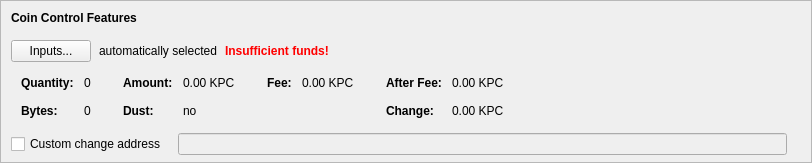
      <widget class="QFrame" name="frameCoinControl">
       <property name="sizePolicy">
        <sizepolicy hsizetype="Expanding" vsizetype="Fixed">
         <horstretch>0</horstretch>
         <verstretch>0</verstretch>
        </sizepolicy>
       </property>
       <property name="maximumSize">
        <size>
         <width>16777215</width>
         <height>16777215</height>
        </size>
       </property>
       <property name="frameShape">
        <enum>QFrame::StyledPanel</enum>
       </property>
       <property name="frameShadow">
        <enum>QFrame::Sunken</enum>
       </property>
       <layout class="QVBoxLayout" name="verticalLayoutCoinControl2">
        <property name="spacing">
         <number>0</number>
        </property>
        <property name="leftMargin">
         <number>0</number>
        </property>
        <property name="topMargin">
         <number>0</number>
        </property>
        <property name="rightMargin">
         <number>0</number>
        </property>
        <property name="bottomMargin">
         <number>6</number>
        </property>
        <item>
         <layout class="QVBoxLayout" name="verticalLayoutCoinControl" stretch="0,0,0,0,0">
          <property name="spacing">
           <number>0</number>
          </property>
          <property name="leftMargin">
           <number>10</number>
          </property>
          <property name="topMargin">
           <number>10</number>
          </property>
          <item>
           <layout class="QHBoxLayout" name="horizontalLayoutCoinControl1">
            <property name="bottomMargin">
             <number>15</number>
            </property>
            <item>
             <widget class="QLabel" name="labelCoinControlFeatures">
              <property name="sizePolicy">
               <sizepolicy hsizetype="Preferred" vsizetype="Maximum">
                <horstretch>0</horstretch>
                <verstretch>0</verstretch>
               </sizepolicy>
              </property>
              <property name="font">
               <font>
                <weight>75</weight>
                <bold>true</bold>
               </font>
              </property>
              <property name="styleSheet">
               <string notr="true">font-weight:bold;</string>
              </property>
              <property name="text">
               <string>Coin Control Features</string>
              </property>
             </widget>
            </item>
           </layout>
          </item>
          <item>
           <layout class="QHBoxLayout" name="horizontalLayoutCoinControl2" stretch="0,0,0,0">
            <property name="spacing">
             <number>8</number>
            </property>
            <property name="bottomMargin">
             <number>10</number>
            </property>
            <item>
             <widget class="QPushButton" name="pushButtonCoinControl">
              <property name="styleSheet">
               <string notr="true"/>
              </property>
              <property name="text">
               <string>Inputs...</string>
              </property>
              <property name="autoDefault">
               <bool>false</bool>
              </property>
             </widget>
            </item>
            <item>
             <widget class="QLabel" name="labelCoinControlAutomaticallySelected">
              <property name="text">
               <string>automatically selected</string>
              </property>
              <property name="margin">
               <number>5</number>
              </property>
             </widget>
            </item>
            <item>
             <widget class="QLabel" name="labelCoinControlInsuffFunds">
              <property name="font">
               <font>
                <weight>75</weight>
                <bold>true</bold>
               </font>
              </property>
              <property name="styleSheet">
               <string notr="true">color:red;font-weight:bold;</string>
              </property>
              <property name="text">
               <string>Insufficient funds!</string>
              </property>
              <property name="margin">
               <number>5</number>
              </property>
             </widget>
            </item>
            <item>
             <spacer name="horizontalSpacerCoinControl">
              <property name="orientation">
               <enum>Qt::Horizontal</enum>
              </property>
              <property name="sizeHint" stdset="0">
               <size>
                <width>40</width>
                <height>1</height>
               </size>
              </property>
             </spacer>
            </item>
           </layout>
          </item>
          <item>
           <widget class="QWidget" name="widgetCoinControl" native="true">
            <property name="sizePolicy">
             <sizepolicy hsizetype="Preferred" vsizetype="Preferred">
              <horstretch>0</horstretch>
              <verstretch>0</verstretch>
             </sizepolicy>
            </property>
            <property name="minimumSize">
             <size>
              <width>0</width>
              <height>0</height>
             </size>
            </property>
            <property name="styleSheet">
             <string notr="true"/>
            </property>
            <layout class="QHBoxLayout" name="horizontalLayoutCoinControl5">
             <property name="leftMargin">
              <number>0</number>
             </property>
             <property name="topMargin">
              <number>0</number>
             </property>
             <property name="rightMargin">
              <number>0</number>
             </property>
             <property name="bottomMargin">
              <number>0</number>
             </property>
             <item>
              <layout class="QHBoxLayout" name="horizontalLayoutCoinControl3" stretch="0,0,0,1">
               <property name="spacing">
                <number>20</number>
               </property>
               <property name="topMargin">
                <number>0</number>
               </property>
               <property name="bottomMargin">
                <number>10</number>
               </property>
               <item>
                <layout class="QFormLayout" name="formLayoutCoinControl1">
                 <property name="horizontalSpacing">
                  <number>10</number>
                 </property>
                 <property name="verticalSpacing">
                  <number>14</number>
                 </property>
                 <property name="leftMargin">
                  <number>10</number>
                 </property>
                 <property name="topMargin">
                  <number>4</number>
                 </property>
                 <property name="rightMargin">
                  <number>6</number>
                 </property>
                 <item row="0" column="0">
                  <widget class="QLabel" name="labelCoinControlQuantityText">
                   <property name="font">
                    <font>
                     <weight>75</weight>
                     <bold>true</bold>
                    </font>
                   </property>
                   <property name="text">
                    <string>Quantity:</string>
                   </property>
                   <property name="margin">
                    <number>0</number>
                   </property>
                  </widget>
                 </item>
                 <item row="0" column="1">
                  <widget class="QLabel" name="labelCoinControlQuantity">
                   <property name="cursor">
                    <cursorShape>IBeamCursor</cursorShape>
                   </property>
                   <property name="contextMenuPolicy">
                    <enum>Qt::ActionsContextMenu</enum>
                   </property>
                   <property name="text">
                    <string notr="true">0</string>
                   </property>
                   <property name="margin">
                    <number>0</number>
                   </property>
                   <property name="textInteractionFlags">
                    <set>Qt::LinksAccessibleByMouse|Qt::TextSelectableByKeyboard|Qt::TextSelectableByMouse</set>
                   </property>
                  </widget>
                 </item>
                 <item row="1" column="0">
                  <widget class="QLabel" name="labelCoinControlBytesText">
                   <property name="font">
                    <font>
                     <weight>75</weight>
                     <bold>true</bold>
                    </font>
                   </property>
                   <property name="text">
                    <string>Bytes:</string>
                   </property>
                  </widget>
                 </item>
                 <item row="1" column="1">
                  <widget class="QLabel" name="labelCoinControlBytes">
                   <property name="cursor">
                    <cursorShape>IBeamCursor</cursorShape>
                   </property>
                   <property name="contextMenuPolicy">
                    <enum>Qt::ActionsContextMenu</enum>
                   </property>
                   <property name="text">
                    <string notr="true">0</string>
                   </property>
                   <property name="textInteractionFlags">
                    <set>Qt::LinksAccessibleByMouse|Qt::TextSelectableByKeyboard|Qt::TextSelectableByMouse</set>
                   </property>
                  </widget>
                 </item>
                </layout>
               </item>
               <item>
                <layout class="QFormLayout" name="formLayoutCoinControl2">
                 <property name="horizontalSpacing">
                  <number>10</number>
                 </property>
                 <property name="verticalSpacing">
                  <number>14</number>
                 </property>
                 <property name="leftMargin">
                  <number>6</number>
                 </property>
                 <property name="topMargin">
                  <number>4</number>
                 </property>
                 <property name="rightMargin">
                  <number>6</number>
                 </property>
                 <item row="0" column="0">
                  <widget class="QLabel" name="labelCoinControlAmountText">
                   <property name="font">
                    <font>
                     <weight>75</weight>
                     <bold>true</bold>
                    </font>
                   </property>
                   <property name="text">
                    <string>Amount:</string>
                   </property>
                   <property name="margin">
                    <number>0</number>
                   </property>
                  </widget>
                 </item>
                 <item row="0" column="1">
                  <widget class="QLabel" name="labelCoinControlAmount">
                   <property name="cursor">
                    <cursorShape>IBeamCursor</cursorShape>
                   </property>
                   <property name="contextMenuPolicy">
                    <enum>Qt::ActionsContextMenu</enum>
                   </property>
                   <property name="text">
                    <string notr="true">0.00 KPC</string>
                   </property>
                   <property name="textInteractionFlags">
                    <set>Qt::LinksAccessibleByMouse|Qt::TextSelectableByKeyboard|Qt::TextSelectableByMouse</set>
                   </property>
                  </widget>
                 </item>
                 <item row="1" column="0">
                  <widget class="QLabel" name="labelCoinControlLowOutputText">
                   <property name="font">
                    <font>
                     <weight>75</weight>
                     <bold>true</bold>
                    </font>
                   </property>
                   <property name="text">
                    <string>Dust:</string>
                   </property>
                  </widget>
                 </item>
                 <item row="1" column="1">
                  <widget class="QLabel" name="labelCoinControlLowOutput">
                   <property name="cursor">
                    <cursorShape>IBeamCursor</cursorShape>
                   </property>
                   <property name="contextMenuPolicy">
                    <enum>Qt::ActionsContextMenu</enum>
                   </property>
                   <property name="text">
                    <string notr="true">no</string>
                   </property>
                   <property name="textInteractionFlags">
                    <set>Qt::LinksAccessibleByMouse|Qt::TextSelectableByKeyboard|Qt::TextSelectableByMouse</set>
                   </property>
                  </widget>
                 </item>
                </layout>
               </item>
               <item>
                <layout class="QFormLayout" name="formLayoutCoinControl3">
                 <property name="horizontalSpacing">
                  <number>10</number>
                 </property>
                 <property name="verticalSpacing">
                  <number>14</number>
                 </property>
                 <property name="leftMargin">
                  <number>6</number>
                 </property>
                 <property name="topMargin">
                  <number>4</number>
                 </property>
                 <property name="rightMargin">
                  <number>6</number>
                 </property>
                 <item row="0" column="0">
                  <widget class="QLabel" name="labelCoinControlFeeText">
                   <property name="font">
                    <font>
                     <weight>75</weight>
                     <bold>true</bold>
                    </font>
                   </property>
                   <property name="text">
                    <string>Fee:</string>
                   </property>
                   <property name="margin">
                    <number>0</number>
                   </property>
                  </widget>
                 </item>
                 <item row="0" column="1">
                  <widget class="QLabel" name="labelCoinControlFee">
                   <property name="cursor">
                    <cursorShape>IBeamCursor</cursorShape>
                   </property>
                   <property name="contextMenuPolicy">
                    <enum>Qt::ActionsContextMenu</enum>
                   </property>
                   <property name="text">
                    <string notr="true">0.00 KPC</string>
                   </property>
                   <property name="textInteractionFlags">
                    <set>Qt::LinksAccessibleByMouse|Qt::TextSelectableByKeyboard|Qt::TextSelectableByMouse</set>
                   </property>
                  </widget>
                 </item>
                </layout>
               </item>
               <item>
                <layout class="QFormLayout" name="formLayoutCoinControl4">
                 <property name="horizontalSpacing">
                  <number>10</number>
                 </property>
                 <property name="verticalSpacing">
                  <number>14</number>
                 </property>
                 <property name="leftMargin">
                  <number>6</number>
                 </property>
                 <property name="topMargin">
                  <number>4</number>
                 </property>
                 <property name="rightMargin">
                  <number>6</number>
                 </property>
                 <item row="0" column="0">
                  <widget class="QLabel" name="labelCoinControlAfterFeeText">
                   <property name="font">
                    <font>
                     <weight>75</weight>
                     <bold>true</bold>
                    </font>
                   </property>
                   <property name="text">
                    <string>After Fee:</string>
                   </property>
                   <property name="margin">
                    <number>0</number>
                   </property>
                  </widget>
                 </item>
                 <item row="0" column="1">
                  <widget class="QLabel" name="labelCoinControlAfterFee">
                   <property name="cursor">
                    <cursorShape>IBeamCursor</cursorShape>
                   </property>
                   <property name="contextMenuPolicy">
                    <enum>Qt::ActionsContextMenu</enum>
                   </property>
                   <property name="text">
                    <string notr="true">0.00 KPC</string>
                   </property>
                   <property name="textInteractionFlags">
                    <set>Qt::LinksAccessibleByMouse|Qt::TextSelectableByKeyboard|Qt::TextSelectableByMouse</set>
                   </property>
                  </widget>
                 </item>
                 <item row="1" column="0">
                  <widget class="QLabel" name="labelCoinControlChangeText">
                   <property name="font">
                    <font>
                     <weight>75</weight>
                     <bold>true</bold>
                    </font>
                   </property>
                   <property name="text">
                    <string>Change:</string>
                   </property>
                  </widget>
                 </item>
                 <item row="1" column="1">
                  <widget class="QLabel" name="labelCoinControlChange">
                   <property name="cursor">
                    <cursorShape>IBeamCursor</cursorShape>
                   </property>
                   <property name="contextMenuPolicy">
                    <enum>Qt::ActionsContextMenu</enum>
                   </property>
                   <property name="text">
                    <string notr="true">0.00 KPC</string>
                   </property>
                   <property name="textInteractionFlags">
                    <set>Qt::LinksAccessibleByMouse|Qt::TextSelectableByKeyboard|Qt::TextSelectableByMouse</set>
                   </property>
                  </widget>
                 </item>
                </layout>
               </item>
              </layout>
             </item>
            </layout>
           </widget>
          </item>
          <item>
           <layout class="QHBoxLayout" name="horizontalLayoutCoinControl4" stretch="0,0,0">
            <property name="spacing">
             <number>12</number>
            </property>
            <property name="sizeConstraint">
             <enum>QLayout::SetDefaultConstraint</enum>
            </property>
            <property name="topMargin">
             <number>5</number>
            </property>
            <property name="rightMargin">
             <number>5</number>
            </property>
            <item>
             <widget class="QCheckBox" name="checkBoxCoinControlChange">
              <property name="toolTip">
               <string>If this is activated, but the change address is empty or invalid, change will be sent to a newly generated address.</string>
              </property>
              <property name="text">
               <string>Custom change address</string>
              </property>
             </widget>
            </item>
            <item>
             <widget class="QValidatedLineEdit" name="lineEditCoinControlChange">
              <property name="enabled">
               <bool>false</bool>
              </property>
              <property name="sizePolicy">
               <sizepolicy hsizetype="Expanding" vsizetype="Fixed">
                <horstretch>0</horstretch>
                <verstretch>0</verstretch>
               </sizepolicy>
              </property>
             </widget>
            </item>
            <item>
             <widget class="QLabel" name="labelCoinControlChangeLabel">
              <property name="sizePolicy">
               <sizepolicy hsizetype="Preferred" vsizetype="Expanding">
                <horstretch>0</horstretch>
                <verstretch>0</verstretch>
               </sizepolicy>
              </property>
              <property name="minimumSize">
               <size>
                <width>0</width>
                <height>0</height>
               </size>
              </property>
              <property name="text">
               <string/>
              </property>
              <property name="margin">
               <number>3</number>
              </property>
             </widget>
            </item>
           </layout>
          </item>
          <item>
           <spacer name="verticalSpacerCoinControl">
            <property name="orientation">
             <enum>Qt::Vertical</enum>
            </property>
            <property name="sizeHint" stdset="0">
             <size>
              <width>800</width>
              <height>1</height>
             </size>
            </property>
           </spacer>
          </item>
         </layout>
        </item>
       </layout>
      </widget>
